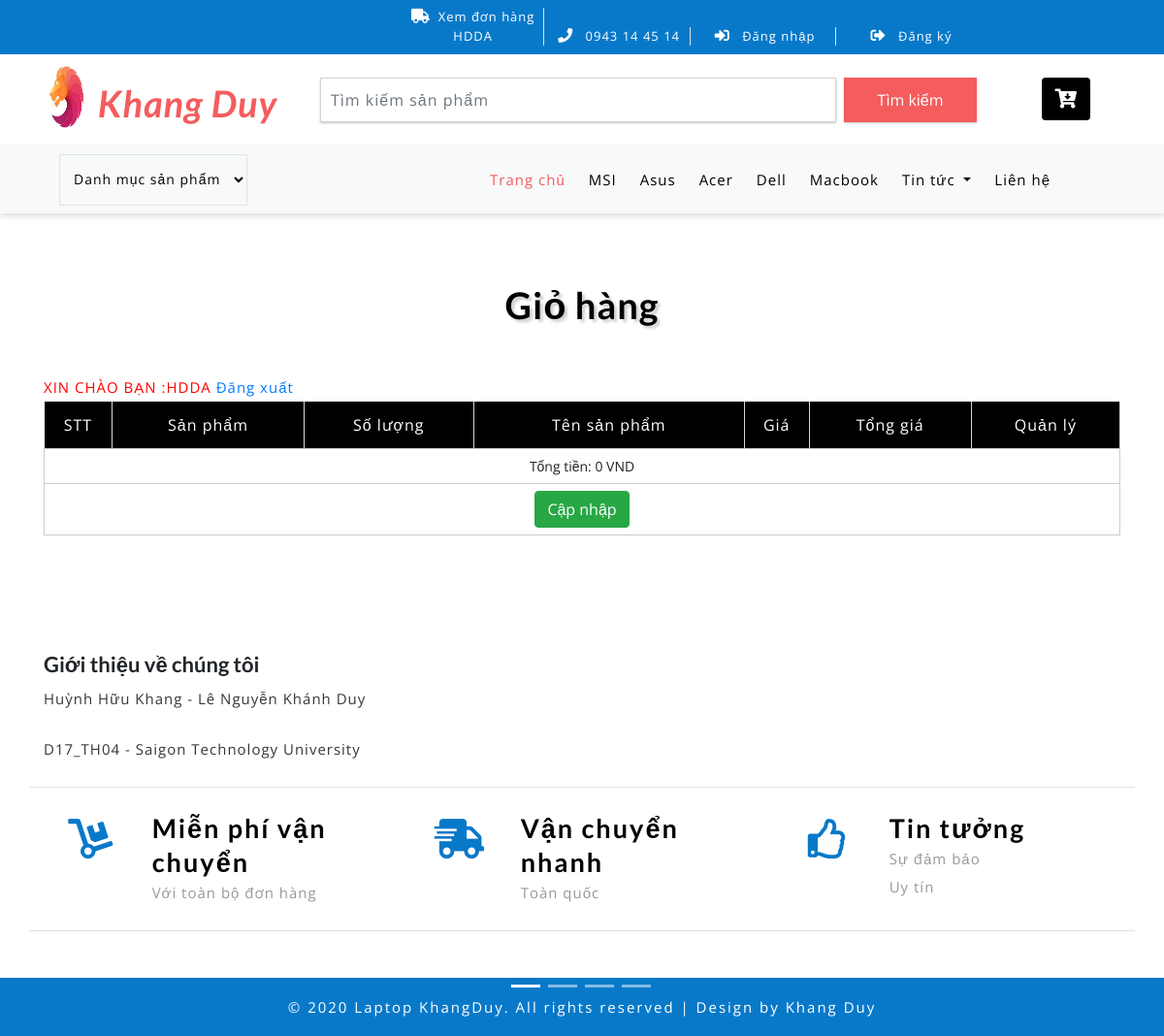
Screenshot of /index.php?quanly=giohang (signed in) with the database file from the repository.
### tables this page shows
CREATE TABLE `danhmuc` (
  `id_danhmuc` int(11) NOT NULL,
  `ten_danhmuc` varchar(50) NOT NULL
);

### include/slider.php (the view, shortened to what this page needs)
<div id="carouselExampleIndicators" class="carousel slide" data-ride="carousel">
	<ol class="carousel-indicators">
		<li data-target="#carouselExampleIndicators" data-slide-to="0" class="active"></li>
		<li data-target="#carouselExampleIndicators" data-slide-to="1"></li>
		<li data-target="#carouselExampleIndicators" data-slide-to="2"></li>
		<li data-target="#carouselExampleIndicators" data-slide-to="3"></li>
	</ol>

### include/menu.php (shortened to what this page needs)
<div class="navbar-inner">
	<div class="container">
		<nav class="navbar navbar-expand-lg navbar-light bg-light">
			<div class="agileits-navi_search">
				<form action="#" method="post">
					<select id="agileinfo-nav_search" name="agileinfo_search" class="border" required="">
						<option value="">Danh mục sản phẩm</option>
					</select>
				</form>
			</div>
			<div class="collapse navbar-collapse" id="navbarSupportedContent">
				<ul class="navbar-nav ml-auto text-center mr-xl-5">
					<li class="nav-item active mr-lg-2 mb-lg-0 mb-2">
						<a class="nav-link" href="index.php">Trang chủ
						</a>
					</li>
						<?php
						$sql_1_danhmuc=mysqli_query($khangduy,"SELECT * FROM danhmuc ORDER BY id_danhmuc DESC");
						while($row_1_danhmuc=mysqli_fetch_array($sql_1_danhmuc)){
						?>
					<li class="nav-item mr-lg-2 mb-lg-0 mb-2">
						<a class="nav-link" href="?quanly=danhmuc&id=<?php echo $row_1_danhmuc['id_danhmuc'] ?>" role="button" aria-haspopup="true" aria-expanded="false">
							<?php echo $row_1_danhmuc['ten_danhmuc']?>
						</a>
					</li>
					<?php
					}
					?>
					<li class="nav-item dropdown mr-lg-2 mb-lg-0 mb-2">
						<a class="nav-link dropdown-toggle" href="" role="button" data-toggle="dropdown" aria-haspopup="true" aria-expanded="false">
							Tin tức
						</a>
					</li>
					<li class="nav-item">
						<a class="nav-link" href="https://www.facebook.com/hhk203">Liên hệ</a>
					</li>
				</ul>
			</div>
		</nav>
	</div>
</div>

### css/style.css (style rules this page uses)
html, body { margin: 0; font-size: 100%; background: #fff; font-family: 'Open Sans', sans-serif; }
body a { text-decoration: none; transition: 0.5s all; -webkit-transition: 0.5s all; -moz-transition: 0.5s all; -o-transition: 0.5s all; -ms-transition: 0.5s all; }
a { transition: 0.5s all; -webkit-transition: 0.5s all; -moz-transition: 0.5s all; -o-transition: 0.5s all; -ms-transition: 0.5s all; }
ul { margin: 0; padding: 0; }
.navbar-inner { background: #f8f9fa; box-shadow: 0px 2px 6px 1px rgba(0, 0, 0, 0.13); }
.navbar-light .navbar-nav .nav-link { letter-spacing: 1px; font-size: 15px; color: #000; }
.navbar-light .navbar-nav .show>.nav-link, .navbar-light .navbar-nav .active>.nav-link, .navbar-light .navbar-nav .nav-link.show, .navbar-light .navbar-nav .nav-link.active { color: #F45C5D; }
.carousel-indicators { bottom: 4%; }
.carousel-indicators li { cursor: pointer; }
#agileinfo-nav_search { outline: none; border: none; color: #000; font-size: 14px; background: transparent; padding: 15px 10px; width: 100%; letter-spacing: 1px; cursor: pointer; }

### css/flexslider.css (style rules this page uses)
.carousel li { margin-right: 5px; }

### rows the page displays
danhmuc: ten_danhmuc "MSI"
danhmuc: ten_danhmuc "Asus"
danhmuc: ten_danhmuc "Acer"
danhmuc: ten_danhmuc "Dell"
danhmuc: ten_danhmuc "Macbook"

### other values shown
$_SESSION['dangnhap_home'] "HDDA"
$total "0"
